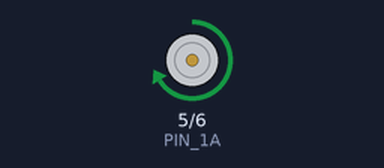
Bench run of a sketch on a simulated Arduino Uno, built with avr-gcc and run on an emulated ATmega328P. On the bench: motor-driver pin pairs drawn as motors (green arrow = first pin HIGH = forward, orange = second pin HIGH = backward, longer = more drive, scaled by the enable pin).

Above: at 1.0 s.
At 14.5 s:
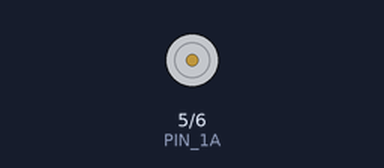
At 16.0 s:
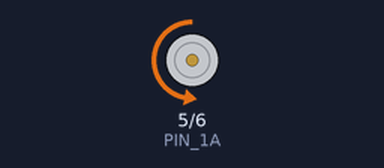
At 28.0 s:
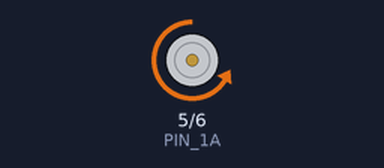
Timing chart, 0 to 31.2 s (numbered marks = the images above):
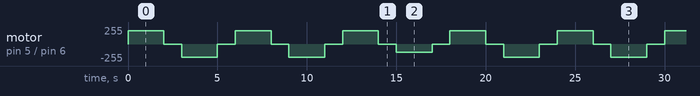

The sketch:

motor_control.ino
```cpp
// Pin Definitions
const int PIN_1A = 5;   // Direction control A
const int PIN_2A = 6;   // Direction control B
const int PIN_EN = 9;   // PWM Speed control (Enable)

void setup() {
  // Set pins as outputs
  pinMode(PIN_1A, OUTPUT);
  pinMode(PIN_2A, OUTPUT);
  pinMode(PIN_EN, OUTPUT);

  // Start with motor stopped
  digitalWrite(PIN_1A, LOW);
  digitalWrite(PIN_2A, LOW);
  analogWrite(PIN_EN, 0);
}

void loop() {
  // 1. Move Forward at 80% speed
  digitalWrite(PIN_1A, HIGH);
  digitalWrite(PIN_2A, LOW);
  analogWrite(PIN_EN, 200); // 200 out of 255 is ~80% speed
  delay(2000); // Wait 2 seconds

  // 2. Stop (Active Braking)
  digitalWrite(PIN_1A, LOW);
  digitalWrite(PIN_2A, LOW);
  analogWrite(PIN_EN, 0);
  delay(1000); // Wait 1 second

  // 3. Move Backward at 50% speed
  digitalWrite(PIN_1A, LOW);
  digitalWrite(PIN_2A, HIGH);
  analogWrite(PIN_EN, 127); // 127 out of 255 is ~50% speed
  delay(2000); // Wait 2 seconds

  // 4. Stop again
  digitalWrite(PIN_1A, LOW);
  digitalWrite(PIN_2A, LOW);
  analogWrite(PIN_EN, 0);
  delay(1000); // Wait 1 second
}
```
